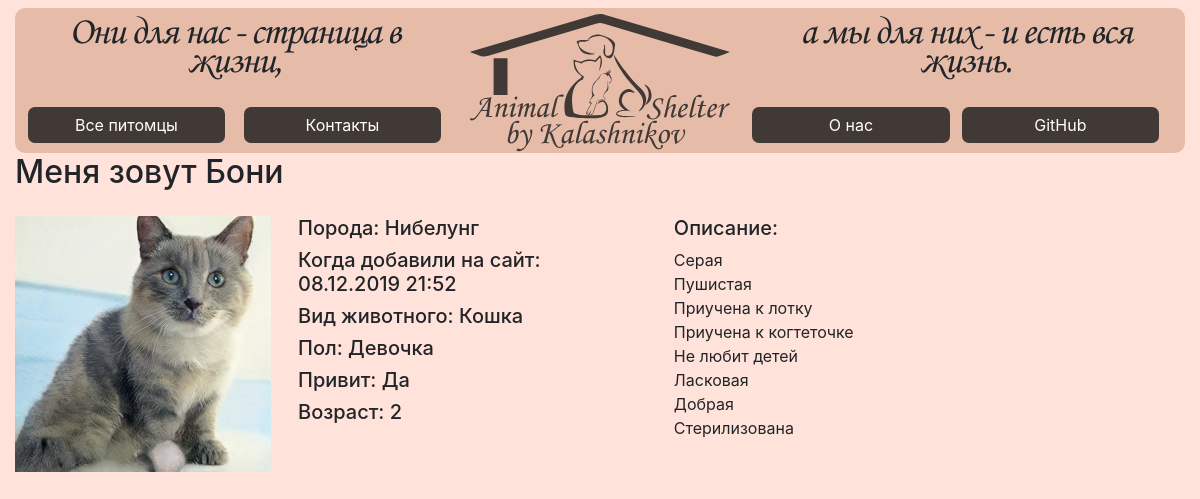
The app's page /animals/15/ with its own data.
### animal_shelter/models.py (models this page shows, shortened)
class Animal(models.Model):
    nickname = models.CharField(max_length=100)
    breed = models.TextField()
    description = models.TextField()
    arrival_date = models.DateTimeField(auto_now_add=True)
    type_of_animal = models.ForeignKey('Type_of_animal', on_delete=models.CASCADE) # реализовал мерезотдельную модель чтобы можно было добавлять новых в админ-панели
    photo = models.ImageField(upload_to='uploads/%Y/%m/%d/', blank=True)
    BOY = 'B'
    GIRL = 'G'
    type_of_gender = [
        (BOY, 'Boy'),
        (GIRL, 'Girl'),
    ]
    gender = models.CharField(
        max_length=1,
        choices=type_of_gender,
        default=BOY,
    )
    availability_of_reference = models.BooleanField(default=False)
    age = models.SmallIntegerField()

class Type_of_animal(models.Model):
    type_name = models.CharField(max_length=100)
    description = models.TextField()

### animal_shelter/views.py (the view)
# urls.py: path("animals/<int:pk>/", AnimalDetail.as_view(), name="animal-detail"),
class AnimalDetail(DetailView):
	model = Animal
	template_name = 'animal_detail.html'

### animal_shelter/templates/animal_detail.html (shortened to what this page needs)
{% extends 'base.html' %}
{% block content %}
	<h2>Меня зовут {{ object.nickname }}</h2>
	<div class="animal-page-wrapper">
		<div>
		    <img src="{{ object.photo.url }}" height="256" width="256" alt="{{ object.nickname }}">
		</div>
		<div class="right-side-wrapper">
			<div class="col-5">
				<h5>Порода: {{ object.breed }}</h5>
				<h5>Когда добавили на сайт:
					{{ object.arrival_date|date:"d.m.Y" }} {{ object.arrival_date|time:"H:i" }}
				</h5>
				<h5>Вид животного: {{ object.type_of_animal.type_name }}</h5>
				<h5>Пол:
					{% if object.gender  == "B" %}
				    	Мальчик
				    {% else %}
						Девочка
					{% endif %}
				</h5>
				<h5>Привит:
					{% if object.availability_of_reference  == True %}
				    	Да
				    {% else %}
						Нет
					{% endif %}
				</h5>
				<h5>Возраст:
					{% if object.age  <= 0 %}
				    	Еще нету года
				    {% else %}
				    	{{object.age}}
					{% endif %}
				</h5>
			</div>
			<div class="col-7">
				<h5>Описание:</h5>
				{{ object.description|linebreaks }}
			</div>
		</div>
	</div>
{% endblock %}

### static/css/style.css (style rules this page uses)
body { background-color: #FFE2D9; }
.container-fluid { max-width: 1345px; }
.animal-page-wrapper { display: flex; margin-top: 2vw; }
.right-side-wrapper { margin-left: 1vw; display: flex; width: 100%; }

### records on screen
Animal: nickname "Бони", photo (picture), breed "Нибелунг", arrival_date "08.12.2019", arrival_date "21:52", type_of_animal.type_name "Кошка", age "2", description "Серая Пушистая Приучена к лотку Приучена к когтеточке Не любит детей Ласковая Добрая Стерилизована"
